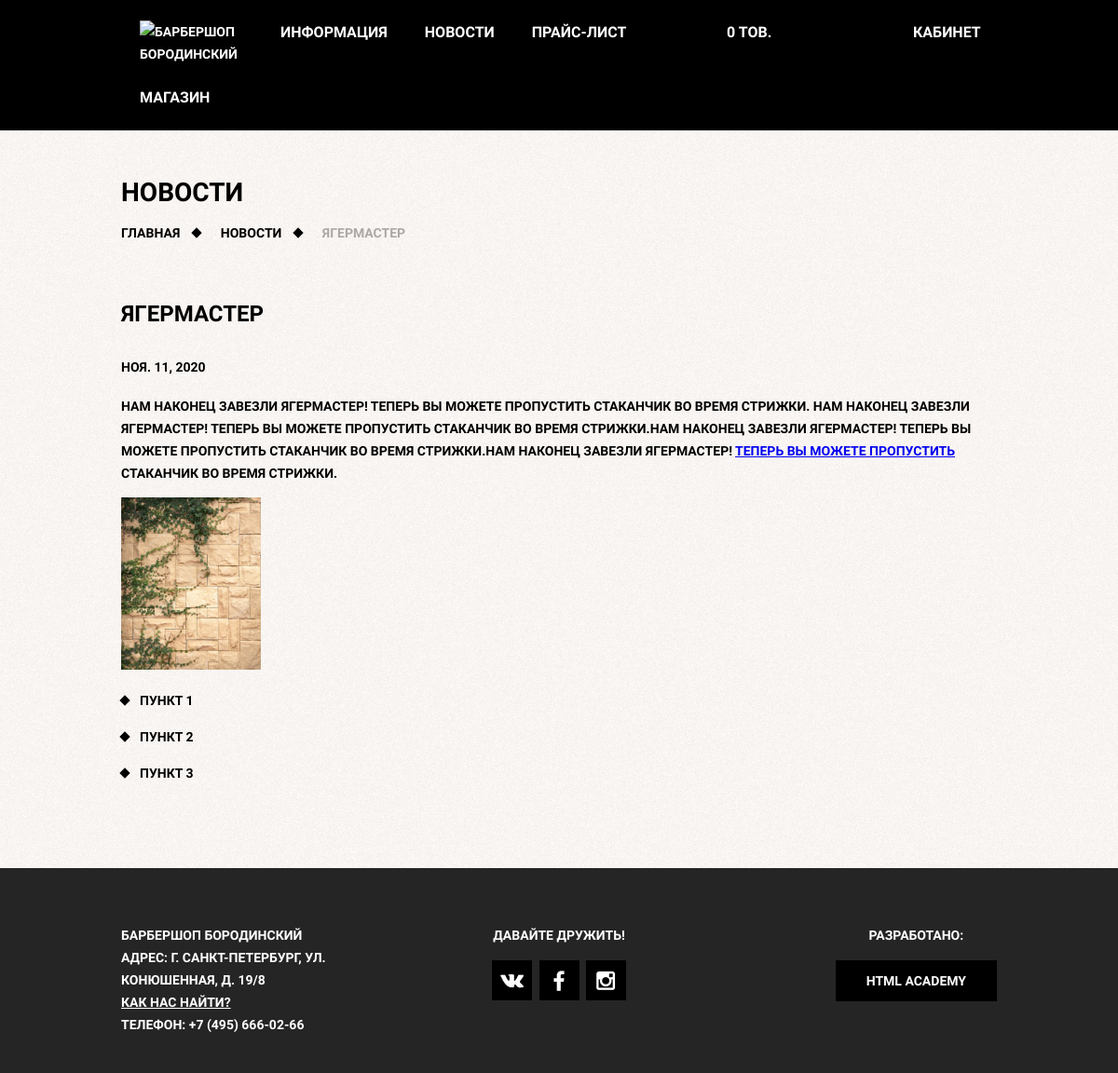
The app's page /news/yagermaster/ (signed in) with its own data.
### barber_app/models.py (models this page shows, shortened)
class News(models.Model):
	title = models.CharField(max_length=250, db_index=True)
	slug = models.SlugField(max_length=250, unique=True)
	body = RichTextUploadingField(blank=True, null=True)
	date = models.DateField()
	class Meta:
		ordering = ['-date']

### barber_app/views.py (the view)
# urls.py: path('news/<str:slug>/', NewsDetail.as_view(), name='news_page_url'),
class NewsDetail(View):
	def get(self, request, slug):
		news = get_object_or_404(News, slug__iexact=slug)
		return render(request, 'barber_app/news_detail.html', {'news': news})

### barber_app/cart.py (called while the page is built)
	def __len__(self):
		return sum(item['quantity'] for item in self.cart.values())

### barber_app/context_processors.py (called while the page is built)
def cart(request):
	return {'cart': Cart(request)}

def loginform(request):
	return {'form': LoginForm}

### barber_app/templates/barber_app/news_detail.html (shortened to what this page needs)
{% extends 'barber_app/barber_base.html' %}
{% load static %}
{% block bodyclass%}
	class="inner-page"
{% endblock %}
{% block content %}
    <h1 class="inner-page-title">
        Новости
    </h1>
    <ul class="breadcrumbs">
        <li><a href="{% url 'main_page_url' %}">Главная</a></li>
        <li><a href="{% url 'all_news_url' %}">Новости</a></li>
		<li class="current">{{ news.title }}</li>
    </ul>
    <div class="inner-content">
		<div class="inner-columns clearfix">
			<h2>{{ news.title }}</h2>
			<h4>{{ news.date }}</h4>
			<p>{% autoescape off %}{{ news.body }}{% endautoescape %}</p>
		</div>
    </div>
{% endblock %}

### barber_app/static/css/style.css (style rules this page uses)
html, body { margin: 0; padding: 0; }
body { min-width: 960px; font-weight: 700; font-size: 14px; line-height: 24px; font-family: "PT Sans Narrow", "Arial", sans-serif; color: #ffffff; text-transform: uppercase; background: #000000 url(../images/tint.png) no-repeat center top; }
img { max-width: 100%; height: auto; }
.inner-page { color: #000000; background: #f8f3f0 url(../images/pattern-white.jpg) repeat; }
.clearfix::after { content: ""; display: table; clear: both; }
.breadcrumbs { margin: 0; padding: 0; list-style: none; }
.breadcrumbs li { position: relative; display: inline; padding-right: 40px; }
.breadcrumbs a { color: #000000; text-decoration: none; }
.breadcrumbs .current { color: #aba9a7; }
.breadcrumbs li::after { content: ""; position: absolute; top: 4px; right: 18px; width: 8px; height: 8px; background-color: #000000; transform: rotate(45deg); }
.breadcrumbs .current::after { content: none; }
.inner-content { margin-bottom: 75px; }
.inner-content h2 { margin-top: 60px; margin-bottom: 30px; font-size: 24px; line-height: 30px; }
.inner-content p { margin: 14px 0; }
.custom-list-1 { margin: 14px 0; padding: 0; list-style: none; }
.custom-list-1 li { position: relative; margin-bottom: 15px; padding-left: 20px; }
.custom-list-1 li::before { content: ""; position: absolute; top: 8px; left: 0; width: 8px; height: 8px; background-color: #000000; transform: rotate(45deg); }
.inner-columns { margin: 60px 0; }

### records on screen
News: title "ЯГЕРМАСТЕР", date "НОЯ. 11, 2020", body "НАМ НАКОНЕЦ ЗАВЕЗЛИ ЯГЕРМАСТЕР! ТЕПЕРЬ ВЫ МОЖЕТЕ ПРОПУСТИТЬ СТАКАНЧИК ВО ВРЕМЯ СТРИЖКИ. НАМ НАКОНЕЦ ЗАВЕЗЛИ ЯГЕРМАСТЕР! ТЕПЕРЬ ВЫ МОЖЕТЕ ПРОПУСТИТЬ СТАКАНЧИК ВО ВРЕМЯ СТРИЖКИ.НАМ НАКОНЕЦ ЗАВЕЗЛИ ЯГЕРМАСТЕР! ТЕПЕРЬ ВЫ МОЖЕТЕ ПРОПУСТИТЬ СТАКАНЧИК ВО ВРЕМЯ СТРИЖКИ.НАМ НАКОНЕЦ ЗАВЕЗЛИ ЯГЕРМАСТЕР! ТЕПЕРЬ ВЫ МОЖЕТЕ ПРОПУСТИТЬ СТАКАНЧИК ВО ВРЕМЯ СТРИЖКИ. ПУНКТ 1 ПУНКТ 2 ПУНКТ 3", body (picture)
